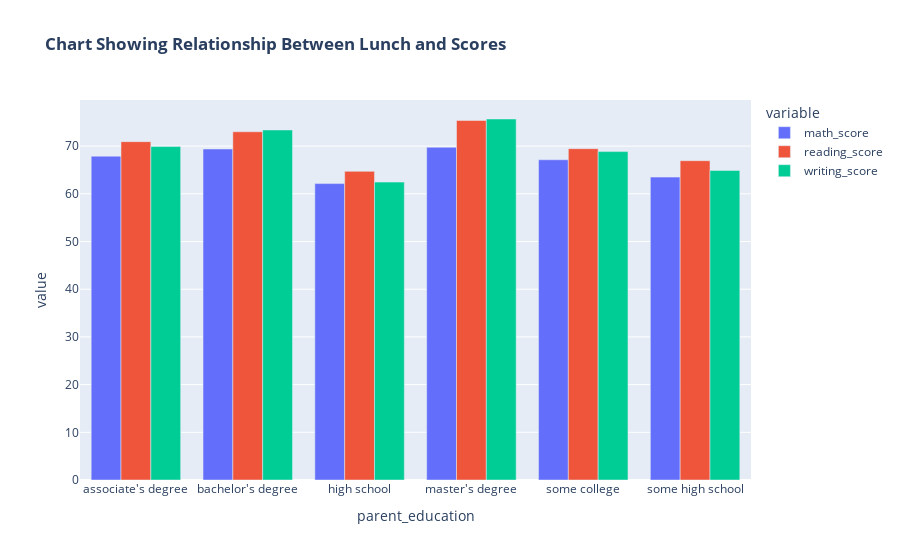

The cell this chart's notebook holds for it:
### Code cell
fig1 = data.groupby('parent_education').agg({'math_score' : 'mean','reading_score' : 'mean','writing_score' : 'mean'})
px.bar(data_frame=fig1, barmode='group',title = "<b>Chart Showing Relationship Between Lunch and Scores</b>")

### Figure 1 — Plotly figure (JSON) as saved in the notebook; plotly's stock layout.template omitted (floating-point values rounded to 4 significant figures)
{"data": [{"alignmentgroup": "True", "hovertemplate": "variable=math_score<br>parent_education=%{x}<br>value=%{y}<extra></extra>", "legendgroup": "math_score", "marker": {"color": "#636efa", "pattern": {"shape": ""}}, "name": "math_score", "offsetgroup": "math_score", "orientation": "v", "showlegend": true, "textposition": "auto", "type": "bar", "x": ["associate's degree", "bachelor's degree", "high school", "master's degree", "some college", "some high school"], "xaxis": "x", "y": [67.88, 69.39, 62.14, 69.75, 67.13, 63.5], "yaxis": "y"}, {"alignmentgroup": "True", "hovertemplate": "variable=reading_score<br>parent_education=%{x}<br>value=%{y}<extra></extra>", "legendgroup": "reading_score", "marker": {"color": "#EF553B", "pattern": {"shape": ""}}, "name": "reading_score", "offsetgroup": "reading_score", "orientation": "v", "showlegend": true, "textposition": "auto", "type": "bar", "x": ["associate's degree", "bachelor's degree", "high school", "master's degree", "some college", "some high school"], "xaxis": "x", "y": [70.93, 73, 64.7, 75.37, 69.46, 66.94], "yaxis": "y"}, {"alignmentgroup": "True", "hovertemplate": "variable=writing_score<br>parent_education=%{x}<br>value=%{y}<extra></extra>", "legendgroup": "writing_score", "marker": {"color": "#00cc96", "pattern": {"shape": ""}}, "name": "writing_score", "offsetgroup": "writing_score", "orientation": "v", "showlegend": true, "textposition": "auto", "type": "bar", "x": ["associate's degree", "bachelor's degree", "high school", "master's degree", "some college", "some high school"], "xaxis": "x", "y": [69.9, 73.38, 62.45, 75.68, 68.84, 64.89], "yaxis": "y"}], "layout": {"barmode": "group", "legend": {"title": {"text": "variable"}, "tracegroupgap": 0}, "title": {"text": "<b>Chart Showing Relationship Between Lunch and Scores</b>"}, "xaxis": {"anchor": "y", "domain": [0, 1], "title": {"text": "parent_education"}}, "yaxis": {"anchor": "x", "domain": [0, 1], "title": {"text": "value"}}}}
